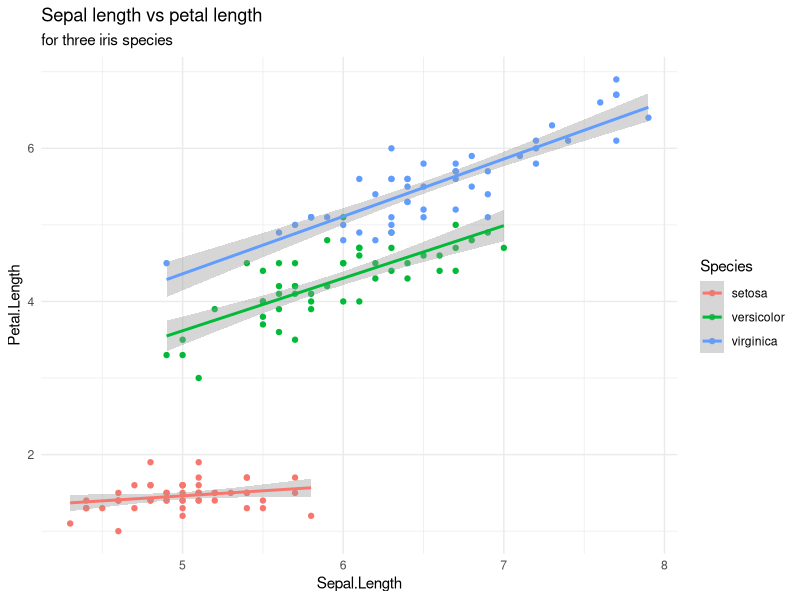
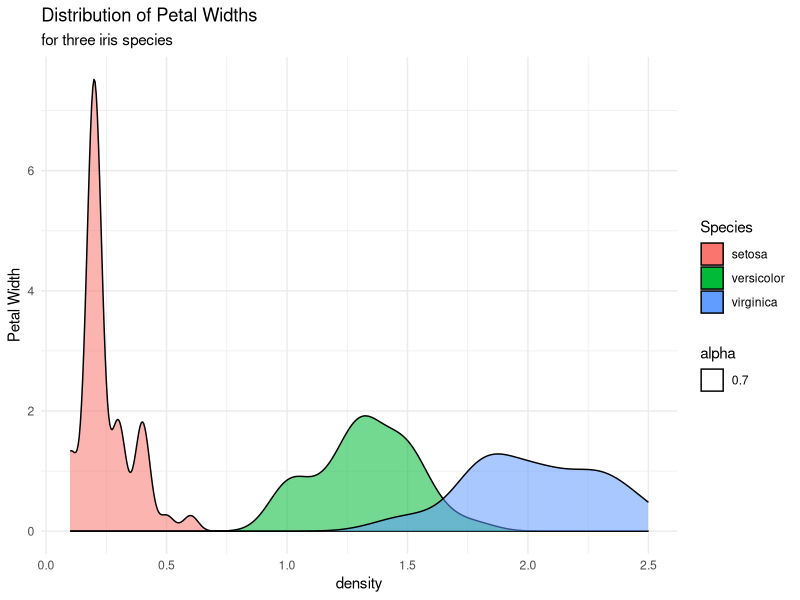
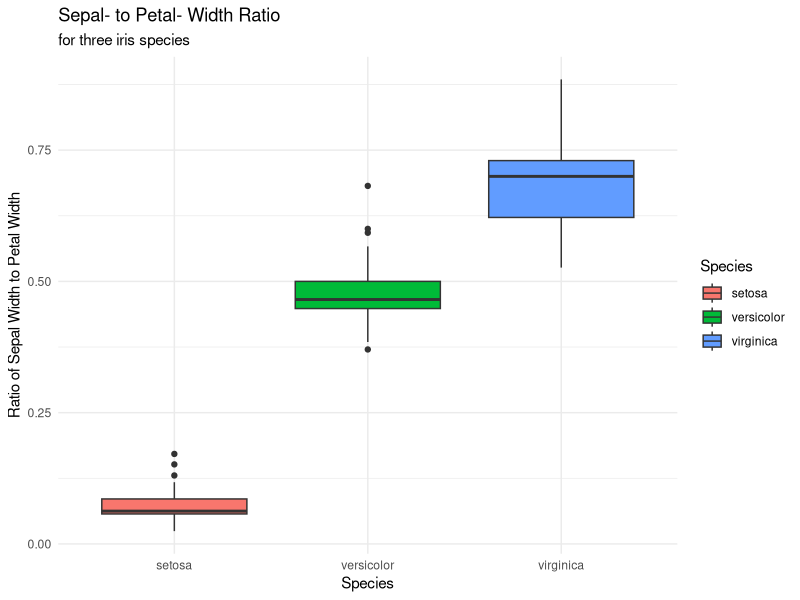
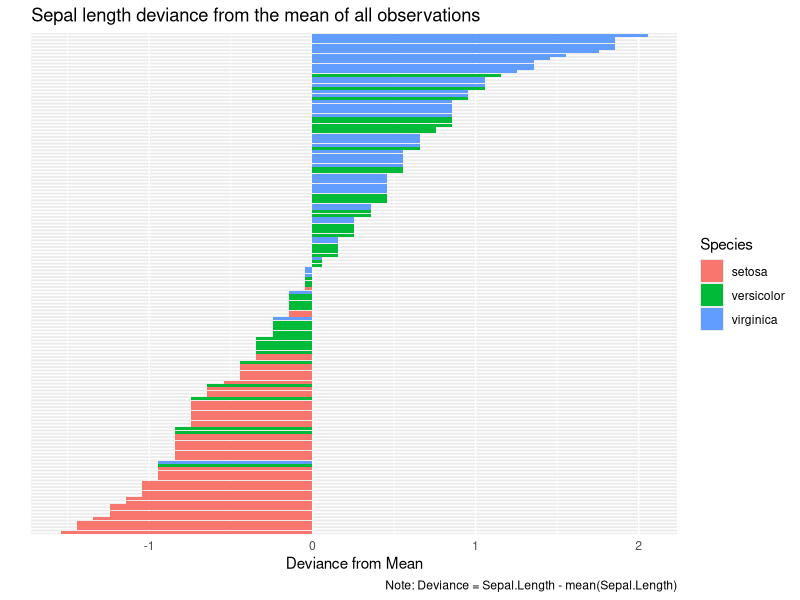

Recreate these plots in R, in order.
## Trevor D. Millar Assignment 5
## Load data from iris and import the tidyverse library
data(iris)
library(tidyverse)

## generate plot number one using geom_point() and geom_smooth()
png(filename = "./iris_fig1.png")
ggplot(iris, aes(x = Sepal.Length, y = Petal.Length, color = Species))+
  geom_point() +
  geom_smooth(method = lm,aes(col = Species))+
  theme_minimal()+
  labs(title = "Sepal length vs petal length", subtitle = "for three iris species")
dev.off()

## generate plot number two using geom_density()
png(filename = "./iris_fig2.png")
ggplot(iris, aes(x = Petal.Width))+
  labs(title= "Distribution of Petal Widths", subtitle =  "for three iris species",x="density",y="Petal Width")+  
  geom_density(aes(fill = Species, alpha = 0.7))+
  theme_minimal()
dev.off()

## generate plot number three using geom_bar()
sepal_petal_width <-  iris$Petal.Width / iris$Sepal.Width
png(filename = "./iris_fig3.png")
ggplot(iris, aes(x = Species, y = sepal_petal_width))+
  geom_boxplot(aes(fill = Species))+
  labs(title = "Sepal- to Petal- Width Ratio", subtitle = "for three iris species", y= "Ratio of Sepal Width to Petal Width", x = "Species")+
  theme_minimal() 
dev.off()


## generate plot number four using geom_bar()    

iris$`Observations` <- rownames(iris)

iris$deviance <- iris$Sepal.Length - mean(iris$Sepal.Length)
iris <- iris[order(iris$deviance),]

iris$`Observations` <- factor(iris$`Observations`, levels = iris$`Observations`)

png(filename = "./iris_fig4.png")
ggplot(iris, aes(x =`Observations`,deviance)) + 
  geom_bar(stat='identity', aes(fill=Species))  +
  labs(caption = "Note: Deviance = Sepal.Length - mean(Sepal.Length)", title= "Sepal length deviance from the mean of all observations", x = "", y ="Deviance from Mean") + 
  coord_flip() +
  theme(axis.text.y= element_blank(), axis.ticks= element_blank())
dev.off()


